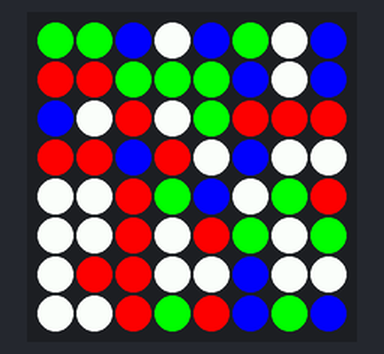
Recording of a program running on a simulated Raspberry Pi (BCM pin numbers) with a Sense HAT. Shown: the Sense HAT's 8×8 RGB LED matrix. Random numbers come from a fixed seed. At 10.1 s the program stops and its outputs stay as they are.

Above: at 0.1 s.
At 1.1 s:
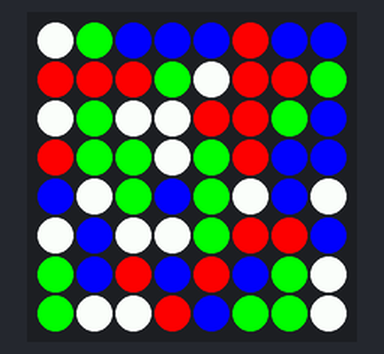
At 2.1 s:
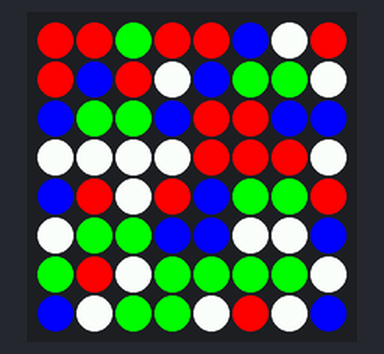
At 4.1 s:
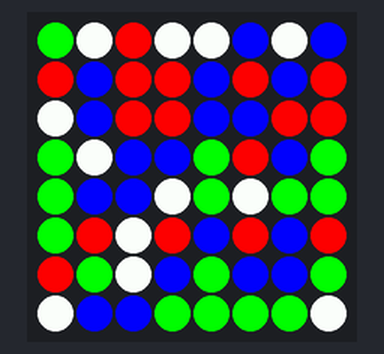
At 6.1 s:
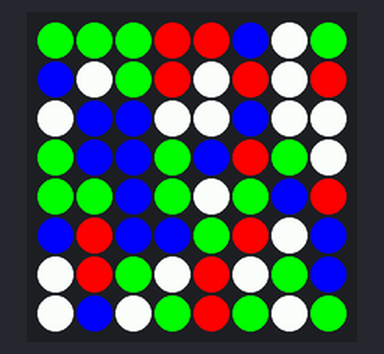
At 9.2 s:
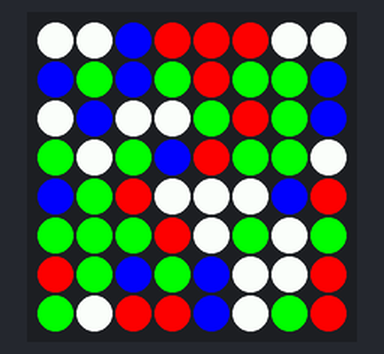

Measured:
- what the display in image 1 shows lasts 1.0 s, from 1.0 s to 2.0 s

The program:

RandomColors.py
```python
# Program to display random colors on the LED display

from sense_hat import SenseHat
from time import sleep
import random

sense = SenseHat()

# Create colors for Red, Green, Blue, and White
R = [255, 0, 0]
G = [0, 255, 0]
B = [0, 0, 255]
W = [255, 255, 255]

# Create counter variables to act as coordinates in the loop below
x=0
y=0

# Run the randomized display 10 times
for k in range(10):

  # Set all 64 pixels to a random color
	for i in range(8):
		for j in range(8):
			random_color = random.choice([R, G, B, W])
			sense.set_pixel(i, j, random_color)
			y = y+1
		x = x+1

	sleep(1)
	sense.clear()
```
